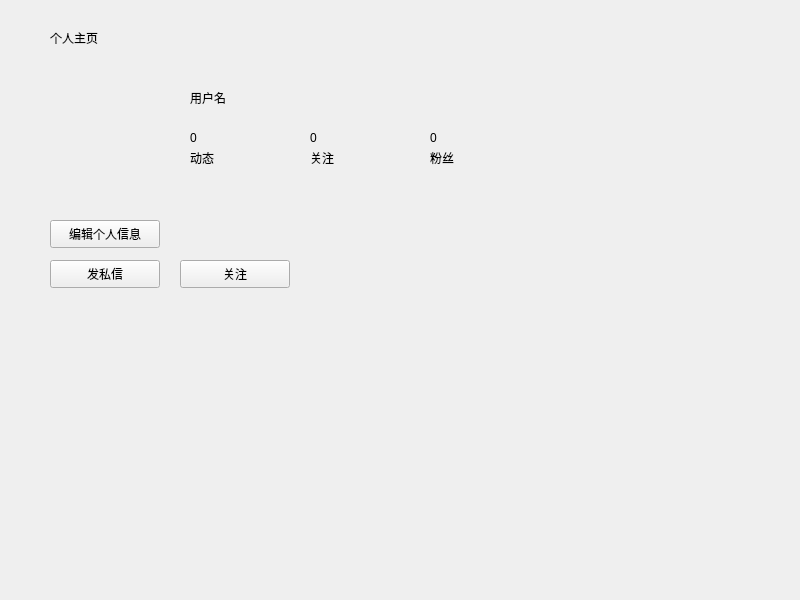
<?xml version="1.0" encoding="UTF-8"?>
<ui version="4.0">
 <class>MeWindow</class>
 <widget class="QWidget" name="MeWindow">
  <property name="geometry">
   <rect>
    <x>0</x>
    <y>0</y>
    <width>800</width>
    <height>600</height>
   </rect>
  </property>
  <property name="windowTitle">
   <string>Form</string>
  </property>
  <widget class="QLabel" name="label">
   <property name="geometry">
    <rect>
     <x>50</x>
     <y>30</y>
     <width>72</width>
     <height>15</height>
    </rect>
   </property>
   <property name="text">
    <string>个人主页</string>
   </property>
   <property name="wordWrap">
    <bool>true</bool>
   </property>
  </widget>
  <widget class="QLabel" name="avatarLabel">
   <property name="geometry">
    <rect>
     <x>50</x>
     <y>90</y>
     <width>110</width>
     <height>110</height>
    </rect>
   </property>
   <property name="text">
    <string/>
   </property>
   <property name="pixmap">
    <pixmap resource="res.qrc">:/img/default-avatar</pixmap>
   </property>
   <property name="scaledContents">
    <bool>true</bool>
   </property>
  </widget>
  <widget class="QLabel" name="nickNameLabel">
   <property name="geometry">
    <rect>
     <x>190</x>
     <y>90</y>
     <width>72</width>
     <height>15</height>
    </rect>
   </property>
   <property name="text">
    <string>用户名</string>
   </property>
   <property name="wordWrap">
    <bool>true</bool>
   </property>
  </widget>
  <widget class="QPushButton" name="editButton">
   <property name="geometry">
    <rect>
     <x>50</x>
     <y>220</y>
     <width>110</width>
     <height>28</height>
    </rect>
   </property>
   <property name="text">
    <string>编辑个人信息</string>
   </property>
  </widget>
  <widget class="QLabel" name="eventNum">
   <property name="geometry">
    <rect>
     <x>190</x>
     <y>130</y>
     <width>72</width>
     <height>15</height>
    </rect>
   </property>
   <property name="text">
    <string>0</string>
   </property>
  </widget>
  <widget class="QLabel" name="followNum">
   <property name="geometry">
    <rect>
     <x>310</x>
     <y>130</y>
     <width>72</width>
     <height>15</height>
    </rect>
   </property>
   <property name="text">
    <string>0</string>
   </property>
  </widget>
  <widget class="QLabel" name="fanNum">
   <property name="geometry">
    <rect>
     <x>430</x>
     <y>130</y>
     <width>72</width>
     <height>15</height>
    </rect>
   </property>
   <property name="text">
    <string>0</string>
   </property>
  </widget>
  <widget class="QLabel" name="label_2">
   <property name="geometry">
    <rect>
     <x>190</x>
     <y>150</y>
     <width>72</width>
     <height>15</height>
    </rect>
   </property>
   <property name="text">
    <string>动态</string>
   </property>
  </widget>
  <widget class="QLabel" name="label_3">
   <property name="geometry">
    <rect>
     <x>310</x>
     <y>150</y>
     <width>72</width>
     <height>15</height>
    </rect>
   </property>
   <property name="text">
    <string>关注</string>
   </property>
  </widget>
  <widget class="QLabel" name="label_4">
   <property name="geometry">
    <rect>
     <x>430</x>
     <y>150</y>
     <width>72</width>
     <height>15</height>
    </rect>
   </property>
   <property name="text">
    <string>粉丝</string>
   </property>
  </widget>
  <widget class="QPushButton" name="messageButton">
   <property name="geometry">
    <rect>
     <x>50</x>
     <y>260</y>
     <width>110</width>
     <height>28</height>
    </rect>
   </property>
   <property name="text">
    <string>发私信</string>
   </property>
  </widget>
  <widget class="QPushButton" name="followButton">
   <property name="geometry">
    <rect>
     <x>180</x>
     <y>260</y>
     <width>110</width>
     <height>28</height>
    </rect>
   </property>
   <property name="text">
    <string>关注</string>
   </property>
  </widget>
 </widget>
 <resources>
  <include location="res.qrc"/>
 </resources>
 <connections/>
</ui>
